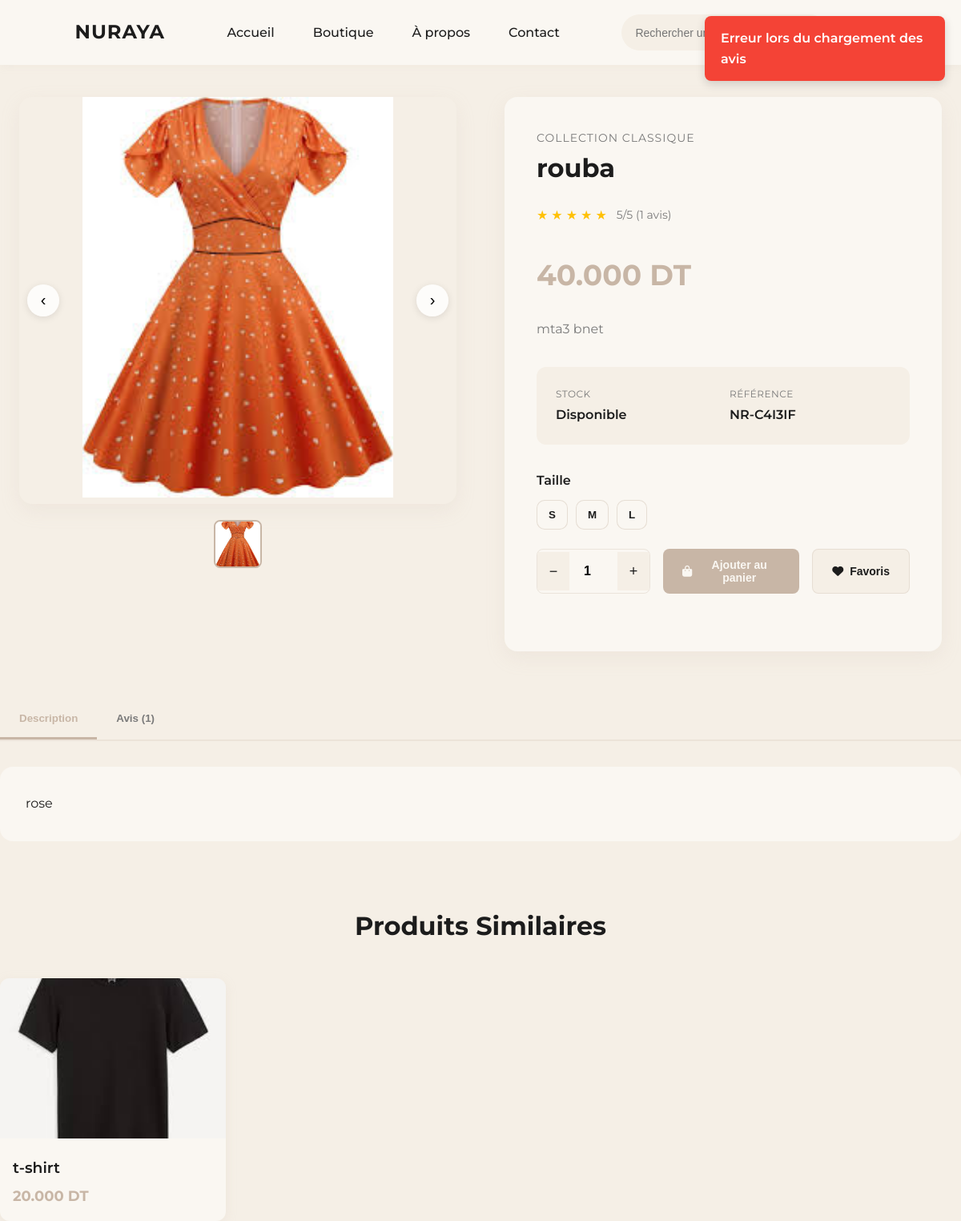
The app's page /product.php?id=3 with its own data.
### tables this page shows
CREATE TABLE `products` (
  `product_id` int(11) NOT NULL,
  `name` varchar(200) NOT NULL,
  `slug` varchar(200) NOT NULL,
  `description` text DEFAULT NULL,
  `short_description` varchar(500) DEFAULT NULL,
  `price` decimal(10,2) NOT NULL,
  `compare_price` decimal(10,2) DEFAULT NULL,
  `cost_price` decimal(10,2) DEFAULT NULL,
  `sku` varchar(100) DEFAULT NULL,
  `stock_quantity` int(11) NOT NULL DEFAULT 0,
  `min_stock_level` int(11) DEFAULT 5,
  `category_id` int(11) NOT NULL,
  `image_url` varchar(255) NOT NULL,
  `additional_images` longtext DEFAULT NULL CHECK (json_valid(`additional_images`)),
  `is_featured` tinyint(1) DEFAULT 0,
  `is_active` tinyint(1) DEFAULT 1,
  `weight` decimal(8,2) DEFAULT NULL,
  `dimensions` varchar(100) DEFAULT NULL,
  `tags` varchar(500) DEFAULT NULL,
  `meta_title` varchar(200) DEFAULT NULL,
  `meta_description` varchar(300) DEFAULT NULL,
  `view_count` int(11) DEFAULT 0,
  `created_at` timestamp NOT NULL DEFAULT current_timestamp(),
  `updated_at` timestamp NOT NULL DEFAULT current_timestamp() ON UPDATE current_timestamp()
);

CREATE TABLE `categories` (
  `category_id` int(11) NOT NULL,
  `name` varchar(100) NOT NULL,
  `slug` varchar(100) NOT NULL,
  `description` text DEFAULT NULL,
  `image_url` varchar(255) DEFAULT NULL,
  `is_active` tinyint(1) NOT NULL DEFAULT 1,
  `sort_order` int(11) NOT NULL DEFAULT 0,
  `created_at` timestamp NOT NULL DEFAULT current_timestamp(),
  `updated_at` timestamp NOT NULL DEFAULT current_timestamp() ON UPDATE current_timestamp()
);

### includes/functions.php (called while the page is built, shortened)
<?php
function get_image_url($path, $placeholder_text = 'Image')
{
    if (strpos($path, 'uploads/') === 0) {
        return $path;
    }
    return 'uploads/' . $path;
}
?>

### product.php (the view, shortened to what this page needs)
<?php
include 'includes/functions.php';
$product_id = isset($_GET['id']) ? (int) $_GET['id'] : 0;
$query = "SELECT p.*, c.name as category_name, c.slug as category_slug
            FROM products p
            LEFT JOIN categories c ON p.category_id = c.category_id
            WHERE p.product_id = $product_id AND p.is_active = 1";
$result = mysqli_query($cnx, $query);
$product = mysqli_fetch_assoc($result);
$all_images = [];
if (!empty($product['image_url'])) {
    $all_images[] = $product['image_url'];
}
$sizes_result = mysqli_query($cnx, "SELECT size FROM product_sizes WHERE product_id = $product_id ORDER BY sort_order ASC, id ASC");
$available_sizes = [];
if ($sizes_result && mysqli_num_rows($sizes_result) > 0) {
    while ($row = mysqli_fetch_assoc($sizes_result)) {
        $available_sizes[] = $row['size'];
    }
}
$update_query = "UPDATE products SET view_count = view_count + 1 WHERE product_id = $product_id";
mysqli_query($cnx, $update_query);
$similar_query = "SELECT p.*, c.slug as category_slug
                  FROM products p
                  LEFT JOIN categories c ON p.category_id = c.category_id
                  WHERE p.category_id = {$product['category_id']} AND p.product_id != $product_id AND p.is_active = 1
                  ORDER BY RAND()
                  LIMIT 4";
$similar_result = mysqli_query($cnx, $similar_query);
$avg_rating_query = "SELECT AVG(rating) as avg_rating, COUNT(*) as total_reviews
                     FROM reviews
                     WHERE product_id = $product_id AND is_approved = 1";
$avg_result = mysqli_query($cnx, $avg_rating_query);
$rating_data = mysqli_fetch_assoc($avg_result);
$avg_rating = $rating_data['avg_rating'] ? round($rating_data['avg_rating'], 1) : 0;
$total_reviews = $rating_data['total_reviews'] ?? 0;
$is_in_wishlist = false;
?>
<!DOCTYPE html>
<html lang="fr">
<head>
    <link rel="stylesheet" href="https://cdnjs.cloudflare.com/ajax/libs/font-awesome/6.4.0/css/all.min.css">
</head>
<body>
    <header>
        <?php include 'templates/navbar_updated.php'; ?>
    <div class="product-container">
        <div class="product-images">
            <div class="image-carousel">
                <div class="carousel-container">
                    <button class="carousel-btn prev-btn" onclick="changeImage(-1)">‹</button>
                    <div class="carousel-wrapper">
                        <div class="carousel-track" id="carouselTrack">
                            <?php foreach ($all_images as $index => $image): ?>
                            <div class="carousel-slide <?php echo $index === 0 ? 'active' : ''; ?>">
                                <div class="zoom-container">
                                    <img src="<?php echo get_image_url($image, 'Produit'); ?>"
                                        alt="<?php echo htmlspecialchars($product['name']); ?> - Image <?php echo $index + 1; ?>" class="zoom-image"
                                        onerror="this.src='https://via.placeholder.com/600x500/F5EFE6/C8B6A6?text=Produit'">
                                </div>
                            </div>
                            <?php endforeach; ?>
                        </div>
                    </div>
                    <button class="carousel-btn next-btn" onclick="changeImage(1)">›</button>
                </div>
                <div class="carousel-thumbnails">
                    <?php foreach ($all_images as $index => $image): ?>
                    <div class="thumbnail <?php echo $index === 0 ? 'active' : ''; ?>" onclick="goToSlide(<?php echo $index; ?>)">
                        <img src="<?php echo get_image_url($image, 'Produit'); ?>"
                            alt="<?php echo htmlspecialchars($product['name']); ?> - Miniature <?php echo $index + 1; ?>"
                            onerror="this.src='https://via.placeholder.com/100x100/F5EFE6/C8B6A6?text=Produit'">
                    </div>
                    <?php endforeach; ?>
                </div>
            </div>
        </div>
        <div class="product-info">
            <div class="product-category">
                <a href="index.php?category=<?php echo $product['category_slug']; ?>"
                    style="color: inherit; text-decoration: none;">
                    <?php echo htmlspecialchars($product['category_name']); ?>
                </a>
            </div>
            <h1 class="product-title"><?php echo htmlspecialchars($product['name']); ?></h1>
            <div class="product-rating" onclick="showTab('reviews'); document.getElementById('reviews').scrollIntoView({behavior: 'smooth', block: 'start'});">
                <div class="stars">
                    <?php for ($i = 1; $i <= 5; $i++): ?>
                        <span class="star <?php echo $i <= $avg_rating ? 'filled' : ''; ?>">★</span>
                    <?php endfor; ?>
                </div>
                <span class="rating-text"><?php echo $avg_rating; ?>/5 (<?php echo $total_reviews; ?> avis)</span>
            </div>
            <div class="product-price">
                <span class="current-price"><?php echo number_format($product['price'], 3); ?> DT</span>
            </div>
            <div class="product-description">
                <?php echo nl2br(htmlspecialchars($product['short_description'] ?? $product['description'])); ?>
            </div>
            <div class="product-meta">
                <div class="meta-item">
                    <span class="meta-label">Stock</span>
                    <span
                        class="meta-value"><?php echo $product['stock_quantity'] > 0 ? 'Disponible' : 'Rupture'; ?></span>
                </div>
                <?php if ($product['sku']): ?>
                    <div class="meta-item">
                        <span class="meta-label">Référence</span>
                        <span class="meta-value"><?php echo htmlspecialchars($product['sku']); ?></span>
                    </div>
                <?php endif; ?>
            </div>
            <?php if (!empty($available_sizes)): ?>
                <div class="size-section">
                    <div class="size-title">Taille</div>
                    <div class="size-options" id="sizeOptions">
                        <?php foreach ($available_sizes as $size): ?>
                            <button type="button" class="size-btn" onclick="selectSize(this, '<?php echo htmlspecialchars($size, ENT_QUOTES); ?>')">
                                <?php echo htmlspecialchars($size); ?>
                            </button>
                        <?php endforeach; ?>
                    </div>
                </div>
            <?php endif; ?>
            <div class="product-actions">
                <div class="quantity-selector">
                    <button class="quantity-btn" onclick="updateQuantity(-1)">−</button>
                    <input type="number" id="quantity" class="quantity-input" value="1" min="1"
                        max="<?php echo $product['stock_quantity']; ?>">
                    <button class="quantity-btn" onclick="updateQuantity(1)">+</button>
                </div>
                <button class="btn btn-primary" onclick="addToCart()">
                    <i class="fas fa-shopping-bag"></i>
                    Ajouter au panier
                </button>
                <button class="btn btn-secondary <?php echo $is_in_wishlist ? 'active' : ''; ?>"
                    onclick="toggleWishlist()">
                    <i class="fas fa-heart"></i>
                    <?php echo $is_in_wishlist ? 'Dans les favoris' : 'Favoris'; ?>
                </button>
            </div>
        </div>
    </div>
    <div class="tabs">
        <div class="tab-nav">
            <button class="tab-btn active" onclick="showTab('description')">Description</button>
            <button class="tab-btn" onclick="showTab('reviews')">Avis (<?php echo $total_reviews; ?>)</button>
        </div>
        <div id="description" class="tab-content active">
            <div class="description-content">
                <?php echo nl2br(htmlspecialchars($product['description'])); ?>
            </div>
        </div>
    </div>
    <?php if (mysqli_num_rows($similar_result) > 0): ?>
        <div class="similar-products">
            <h2 class="section-title">Produits Similaires</h2>
            <div class="similar-grid">
                <?php while ($similar = mysqli_fetch_assoc($similar_result)): ?>
                    <a href="product.php?id=<?php echo $similar['product_id']; ?>" class="similar-card">
                        <img src="<?php echo get_image_url($similar['image_url'], 'Produit'); ?>"
                            alt="<?php echo htmlspecialchars($similar['name']); ?>" class="similar-image"
                            onerror="this.src='https://via.placeholder.com/250x200/F5EFE6/C8B6A6?text=Produit'">
                        <div class="similar-info">
                            <h3 class="similar-title"><?php echo htmlspecialchars($similar['name']); ?></h3>
                            <div class="similar-price"><?php echo number_format($similar['price'], 3); ?> DT</div>
                        </div>
                    </a>
                <?php endwhile; ?>
            </div>
        </div>
    <?php endif; ?>
</body>
</html>

### templates/navbar_updated.php (style rules this page uses)
:root { --bg-light: #F5EFE6; --bg-white: #FAF7F2; --beige-dark: #C8B6A6; --text-dark: #1C1C1C; --text-gray: #7A7A7A; --accent-pink: #E6B7C8; }

### templates/reviews_section.php (style rules this page uses)
.stars { margin: 10px 0; color: #ffc107; font-size: 20px; }
.btn { padding: 12px 24px; border-radius: 8px; font-weight: 600; text-decoration: none; border: none; cursor: pointer; transition: all 0.3s ease; font-size: 14px; }
.btn-primary { background: var(--beige-dark); color: var(--bg-white); }
.btn-secondary { background: var(--bg-light); color: var(--text-dark); border: 1px solid rgba(200, 182, 166, 0.3); }

### records on screen
products: category.name "COLLECTION CLASSIQUE", name "rouba", price "40.000", short_description "mta3 bnet", sku "NR-C4I3IF", description "rose"
products: image_url (picture), name "t-shirt", price "20.000"

### other values on screen
$avg_rating "5"
$total_reviews "1"
$size "S"
$size "M"
$size "L"
